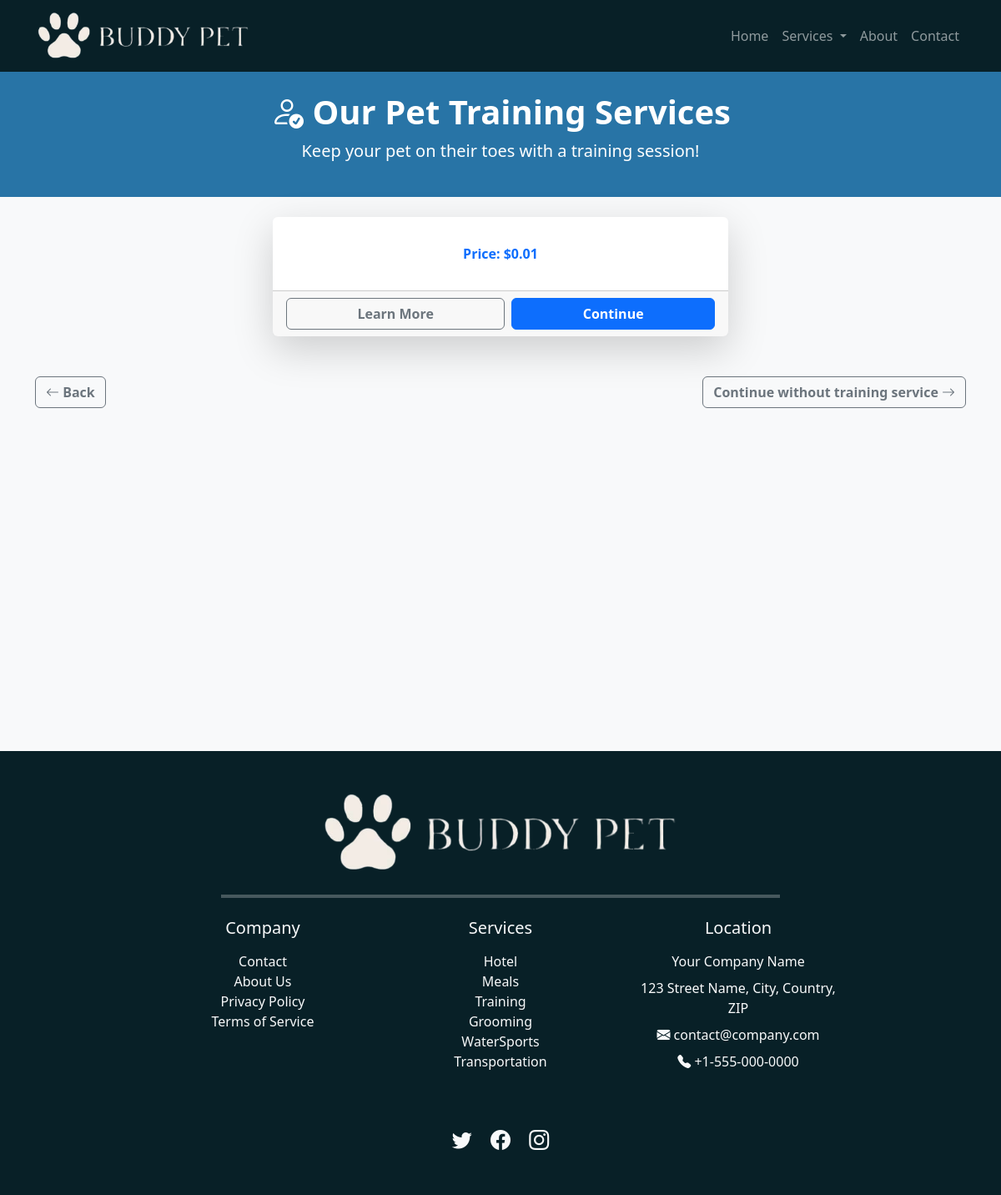
Page /booking/select-training on the earlier database version.
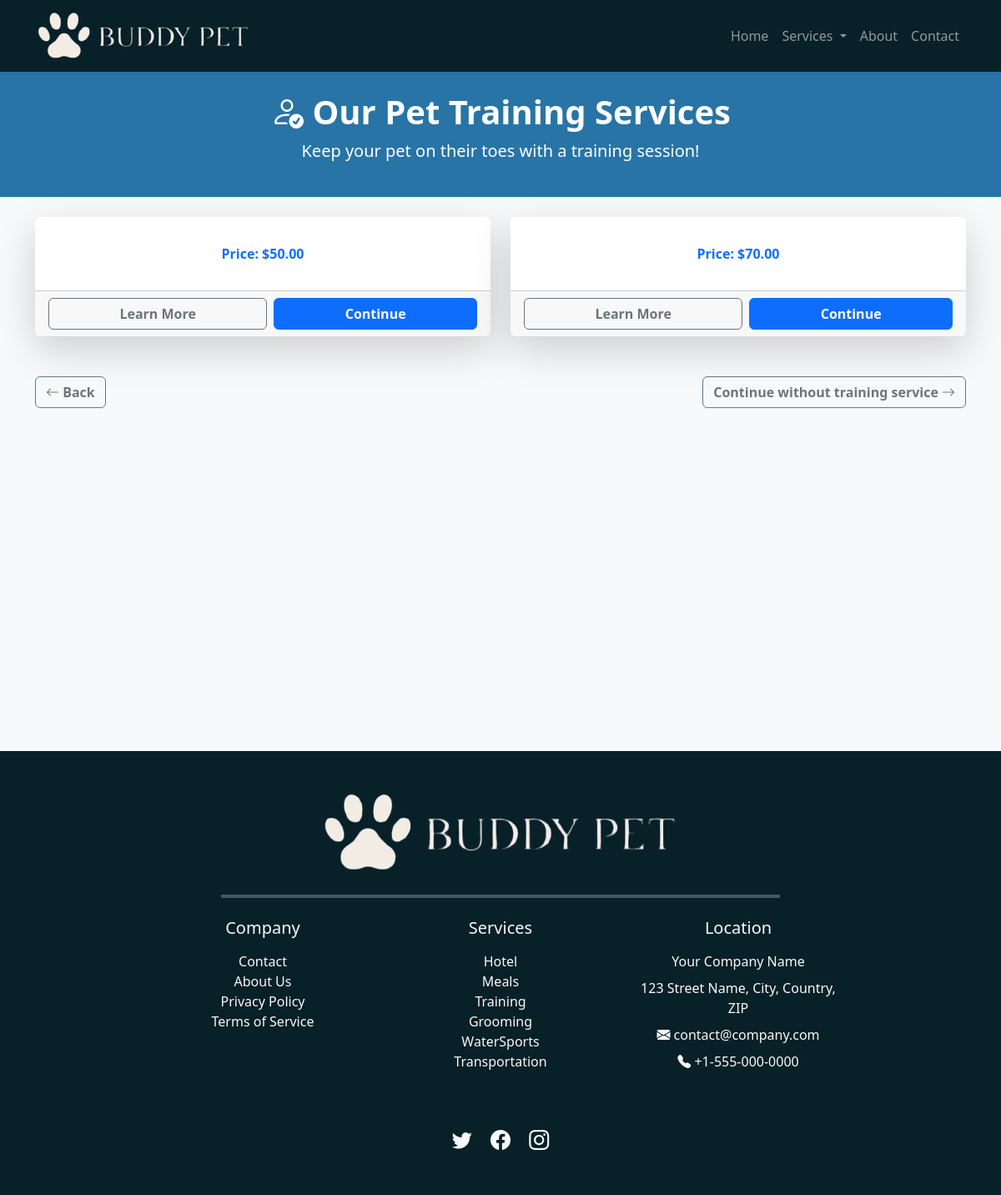
Same page on the later database version.
### branding/models.py (models this page shows, shortened)
class Branding(models.Model):
    company_name = models.CharField(max_length=255, default="Your Company Name",
                                    help_text="Enter the full name of the company.")
    company_email = models.EmailField(default="contact@company.com",
                                      help_text="Enter the official company email address.")
    company_phone = models.CharField(max_length=20, default="+1-555-000-0000",
                                     help_text="Enter the company’s contact number (e.g., +1-555-000-0000).")
    company_address = models.TextField(default="123 Street Name, City, Country, ZIP",
                                       help_text="Enter the full address of the company, including city and ZIP code.")
    logo = models.ImageField(upload_to="branding/", default="default/default_logo.png",
                             help_text="Upload the website logo.")
    favicon = models.ImageField(upload_to="branding/", default="default/default_icon.ico",
                                help_text="Upload the favicon (ICO or PNG).")
    video = models.FileField(upload_to="branding/videos/", default="default/default_video.mp4", blank=True, null=True,
                             help_text="Upload a promotional or branding video file.")
    meta_keywords = models.CharField(max_length=255, blank=True,
                                     default="generic, branding, business, website, company",
                                     help_text="Enter meta keywords for SEO (comma-separated).")
    meta_description = models.TextField(blank=True, default="Enter a meta description for SEO.",
                                        help_text="Enter a meta description for SEO.")
    twitter_link = models.URLField(blank=True, default="https://twitter.com/yourcompany",
                                   help_text="Link to your Twitter profile.")
    facebook_link = models.URLField(blank=True, default="https://facebook.com/yourcompany",
                                    help_text="Link to your Facebook page.")
    instagram_link = models.URLField(blank=True, default="https://instagram.com/yourcompany",
                                     help_text="Link to your Instagram profile.")
    class Meta:
        verbose_name = "Branding"
        verbose_name_plural = "Branding"

### training/models.py (models this page shows, shortened)
class Service(TranslatableModel):
    translations = TranslatedFields(
        title=models.CharField(max_length=255),
        description=models.TextField(),
    )
    duration = models.DecimalField(max_digits=6, decimal_places=2)
    price = models.DecimalField(max_digits=6, decimal_places=2)
    class Meta:
        verbose_name = "Prices"
        verbose_name_plural = "Prices"

### booking/views.py (the view, shortened to what this page needs)
# urls.py: path('booking/select-training', SelectTrainingView.as_view(), name='select_training'),
class SelectTrainingView(TemplateView):
    template_name = "select_training.html"
    def get_context_data(self, **kwargs):
        context = super().get_context_data(**kwargs)
        context["training_services"] = TrainingService.objects.all()
        context["branding"] = Branding.objects.first()
        return context

### booking/templates/select_training.html (shortened to what this page needs)
{% extends "base.html" %}
    {% block extra_head %}
    {% load static %}
    <link rel="stylesheet" type="text/css" href="{% static 'home.css' %}">
    <link rel="stylesheet" type="text/css" href="{% static 'base.css' %}">
    <link href="https://cdn.jsdelivr.net/npm/bootstrap@5.3.2/dist/css/bootstrap.min.css" rel="stylesheet">
    <link rel="stylesheet" href="https://cdn.jsdelivr.net/npm/bootstrap-icons/font/bootstrap-icons.css">
    {% endblock %}
{% block content %}
<body class="bg-light">
<header class="text-white text-center py-4" style="background-color: #2874a6">
    <h1 class="fw-bold"><i class="bi bi-person-check"></i> Our Pet Training Services</h1>
    <p class="lead">Keep your pet on their toes with a training session!</p>
</header>
<div class="container mt-4" style="height: 80vh;">
    <form method="POST">
        <div class="row justify-content-center">
            {% for service in training_services %}
            <div class="col-md-6 mb-4">
                <div class="card shadow-lg border-0">
                    <div class="card-body">
                        <p class="text-center text-primary fw-bold">Price: ${{ service.price }}</p>
                    </div>
                    <div class="card-footer d-flex gap-2">
                        <button type="submit" value="{{ service.title }}"
                                class="btn btn-outline-secondary flex-grow-1 fw-bold">Learn More
                        </button>
                        <button type="submit" name="training_service" value="{{ service.title }}" class="btn btn-primary flex-grow-1 fw-bold">
                            Continue
                        </button>
                    </div>
                </div>
            </div>
            {% if forloop.counter|divisibleby:2 %}
        </div>
        <div class="row justify-content-center">
            {% endif %}
            {% endfor %}
        </div>
        <div class="d-flex justify-content-between mt-4">
            <a href="{% url 'select_grooming' %}" class="btn btn-outline-secondary fw-bold">
                <i class="bi bi-arrow-left"></i> Back
            </a>
            <button type="submit" name="continue_without_service" class="btn btn-outline-secondary fw-bold">
                Continue without training service <i class="bi bi-arrow-right"></i>
            </button>
        </div>
    </form>
</div>
</body>
{% endblock %}

### home/templates/base.html (shortened to what the changed rows need)
<!DOCTYPE html>
{% load i18n %}
<html lang="{% get_current_language as LANGUAGE_CODE %}">
<head>
    {% load static %}
    <link rel="stylesheet" type="text/css" href="{% static 'base.css' %}">
    <link href="https://cdn.jsdelivr.net/npm/bootstrap@5.3.2/dist/css/bootstrap.min.css" rel="stylesheet">
    <link rel="stylesheet" href="https://cdn.jsdelivr.net/npm/bootstrap-icons/font/bootstrap-icons.css">
    {% block extra_head %}{% endblock %}
</head>
<body class="bg-light">
    <nav class="navbar navbar-expand-lg navbar-dark" style="background-color: #082027; z-index: 1000;">
        <div class="container">
            <a class="navbar-brand" href="/">
                <img src="{{ branding.logo.url }}" alt="{{ branding.company_name }}" class="img-fluid" style="max-height: 60px;">
            </a>
        </div>
    </nav>
    {% block content %} {% endblock %}
    <footer class="text-light py-5 pt-5" style="background-color: #082027;">
        <div class="container">
            <div class="row justify-content-center text-center">
                <div class="col-12 text-center mb-4">
                    <img src="{{ branding.logo.url }}" alt="{{ branding.company_name }}" class="img-fluid" style="max-height: 100px;">
                </div>
                <div class="col-md-3 text-center text-light mb-4">
                    <h5 class="mb-3">{% trans "Location" %}</h5>
                    <p class="text-light mb-2">{{branding.company_name}}</p>
                    <p class="text-light mb-2">{{branding.company_address}}</p>
                    <a href="mailto:{{branding.company_email}}" class="text-light text-decoration-none mb-2 d-block">
                        <i class="bi bi-envelope-fill"></i> {{branding.company_email}}
                    </a>
                    <p>
                        <a href="tel:{{branding.company_phone}}" class="text-light text-decoration-none">
                            <i class="bi bi-telephone-fill"></i> {{branding.company_phone}}
                        </a>
                    </p>
                </div>
            </div>
        </div>
    </footer>
</body>
</html>

Differences in the rows shown:
changed Service (number 1 of 2 on the later page): price "0.01" → "50.00"
added Service: price "70.00"
